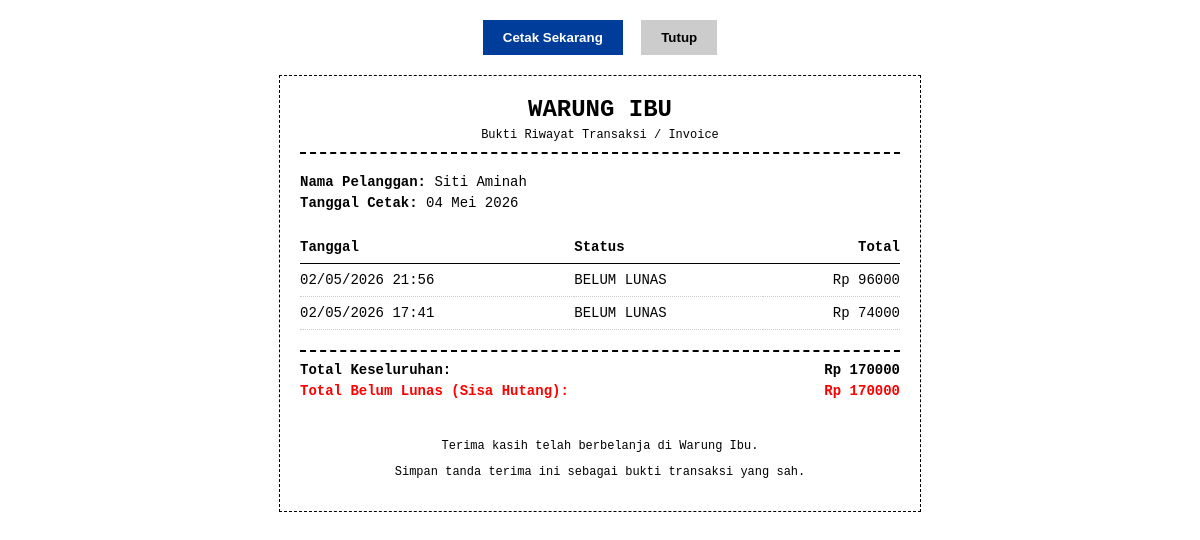
/laporan/cetak/2/, run on an earlier commit of the app's database.
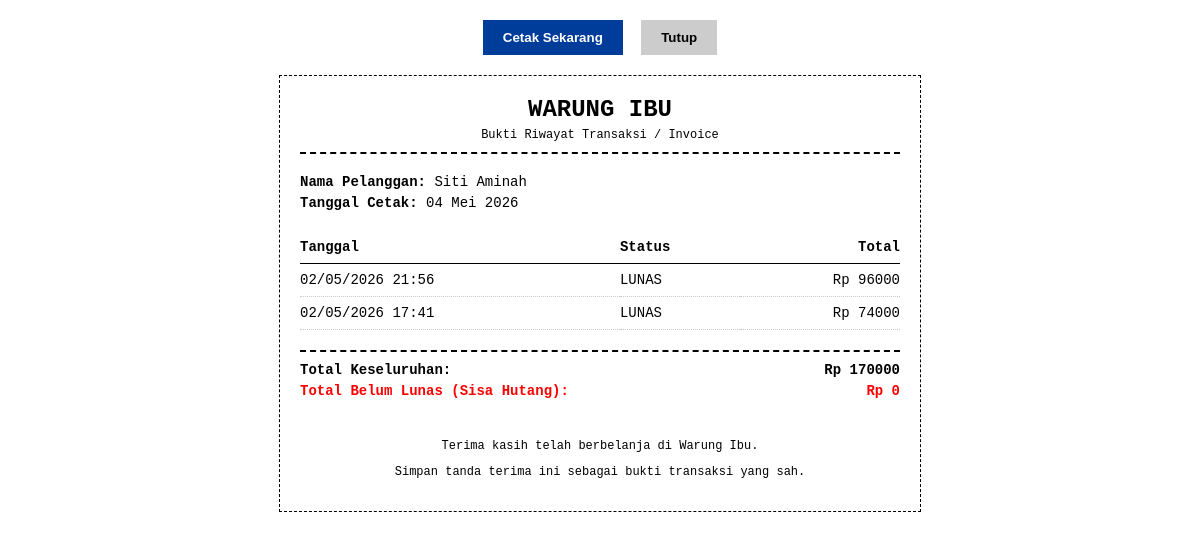
And on a later commit of the database.
### core/models.py (models this page shows, shortened)
class Transaksi(models.Model):
    STATUS_CHOICES = (
        ('bayar', 'Bayar'),
        ('nanti', 'Nanti'),
    )
    tanggal = models.DateTimeField(default=timezone.now)
    customer = models.ForeignKey(Customer, on_delete=models.SET_NULL, null=True, blank=True)
    total = models.DecimalField(max_digits=12, decimal_places=0, default=0)
    status = models.CharField(max_length=10, choices=STATUS_CHOICES, default='bayar')

### core/views.py (the view)
# urls.py: path('laporan/cetak/<int:customer_id>/', views.cetak_laporan_customer, name='cetak_laporan_customer'),
def cetak_laporan_customer(request, customer_id):
    customer = get_object_or_404(Customer, pk=customer_id)
    transaksi = Transaksi.objects.filter(customer=customer).order_by('-tanggal')
    total_nominal = transaksi.aggregate(Sum('total'))['total__sum'] or 0
    total_piutang = transaksi.filter(status='nanti').aggregate(Sum('total'))['total__sum'] or 0
    context = {
        'customer': customer,
        'transaksi_list': transaksi,
        'total_nominal': total_nominal,
        'total_piutang': total_piutang,
        'tanggal_cetak': timezone.localtime().date()
    }
    return render(request, 'cetak_laporan.html', context)

### templates/cetak_laporan.html (shortened to what this page needs)
<!DOCTYPE html>
<html lang="id">
<head>
</head>
<body>
    <div class="no-print" style="text-align: center; margin-bottom: 20px;">
        <button onclick="window.print()" style="padding: 10px 20px; background: #003d9b; color: white; border: none; font-weight: bold; cursor: pointer;">Cetak Sekarang</button>
        <button onclick="window.close()" style="padding: 10px 20px; background: #ccc; border: none; font-weight: bold; cursor: pointer; margin-left: 10px;">Tutup</button>
    </div>
    <div class="container">
        <div class="header">
            <h1>WARUNG IBU</h1>
            <p>Bukti Riwayat Transaksi / Invoice</p>
        </div>
        <div class="info">
            <p><strong>Nama Pelanggan:</strong> {{ customer.nama }}</p>
            <p><strong>Tanggal Cetak:</strong> {{ tanggal_cetak|date:"d M Y" }}</p>
        </div>
        <table>
            <thead>
                <tr>
                    <th>Tanggal</th>
                    <th>Status</th>
                    <th class="text-right">Total</th>
                </tr>
            </thead>
            <tbody>
                {% for trx in transaksi_list %}
                <tr>
                    <td>{{ trx.tanggal|date:"d/m/Y H:i" }}</td>
                    <td>
                        {% if trx.status == 'bayar' %}
                            LUNAS
                        {% else %}
                            BELUM LUNAS
                        {% endif %}
                    </td>
                    <td class="text-right">Rp {{ trx.total|floatformat:0 }}</td>
                </tr>
                {% endfor %}
            </tbody>
        </table>
        <div class="summary">
            <div class="summary-row">
                <span>Total Keseluruhan:</span>
                <span>Rp {{ total_nominal|floatformat:0 }}</span>
            </div>
            <div class="summary-row total-piutang">
                <span>Total Belum Lunas (Sisa Hutang):</span>
                <span>Rp {{ total_piutang|floatformat:0 }}</span>
            </div>
        </div>
        <div style="text-align: center; margin-top: 40px; font-size: 12px;">
            <p>Terima kasih telah berbelanja di Warung Ibu.</p>
            <p>Simpan tanda terima ini sebagai bukti transaksi yang sah.</p>
        </div>
    </div>
</body>
</html>

What changed in the data, as far as the page shows it:
changed Transaksi (number 1 of 2 on the later page): status "BELUM LUNAS" → "LUNAS"
changed Transaksi (number 2 of 2 on the later page): status "BELUM LUNAS" → "LUNAS"
Also different on the page:
{{ total_piutang|floatformat:0 }}: "170000" → "0"
